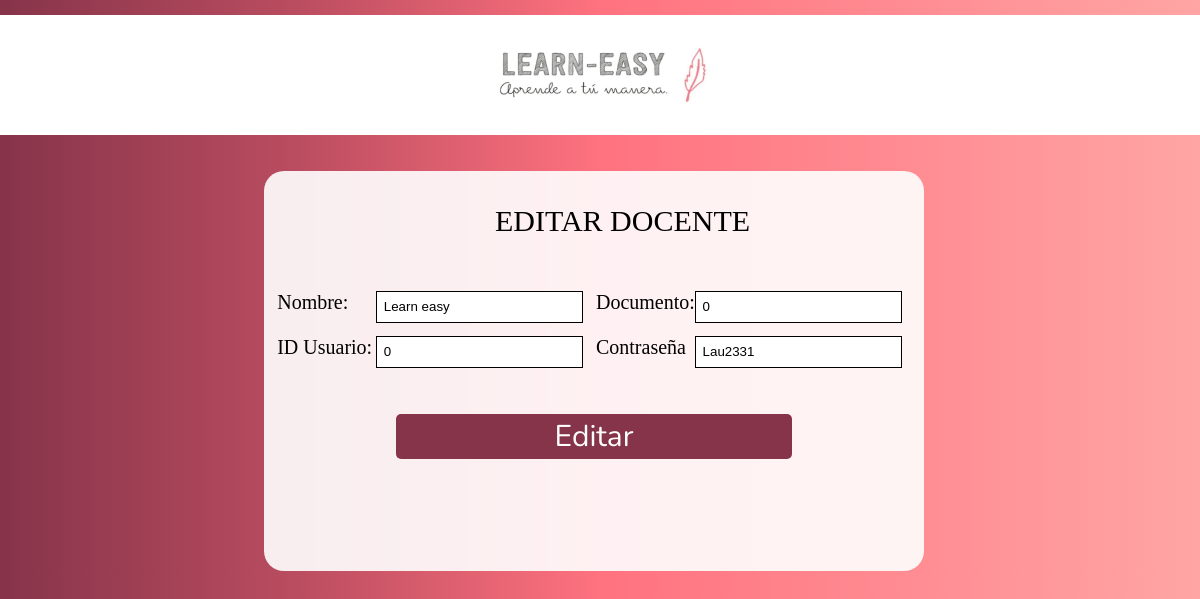
/EditDoc.php (signed in), run on the app's committed database.
### tables this page shows
CREATE TABLE `docente` (
  `IDdocente` bigint(12) NOT NULL,
  `nomb_docente` varchar(45) NOT NULL,
  `No_documento` int(11) NOT NULL,
  `IDinstitucion` int(11) NOT NULL,
  `IDusuario` bigint(12) NOT NULL,
  `Imagen` varchar(40) NOT NULL
);

CREATE TABLE `usuarios` (
  `IDusuario` bigint(12) NOT NULL,
  `Contrasena` varchar(20) NOT NULL,
  `ID_rol` int(11) NOT NULL,
  `Img` varchar(70) NOT NULL
);

### EditDoc.php (the view, shortened to what this page needs)
<?php
include 'Connect.php';
?>
<!DOCTYPE html>
<html>
<head>
	<link rel="stylesheet" type="text/css" href="estilo-login.css">
</head>
<body>
	<section>
		<div id="Cab-logo">
			<center>
			<img src="imagen/logolearn.jpeg">
		    </center>
		</div>
	<div id="Log">
		<h1 style="margin-left: 35%; font-size: 30px;">EDITAR DOCENTE</h1>
	<center>
		<?php
        $IDed= $_GET['IDedit'];
		$sql = "SELECT do.IDdocente, do.nomb_docente, do.No_documento, us.IDusuario, us.Contrasena
		FROM docente AS do
		INNER JOIN usuarios AS us ON do.IDusuario=us.IDusuario
		WHERE do.IDdocente = '$IDed'";
		$con = mysqli_query($Connect, $sql);
		while ($rows = mysqli_fetch_array($con)) {
		?>
	<form action="EdDoc.php?IDdoc=<?php echo $rows[0]; ?>" method="POST" class="Login" id="registro">
		<label class="L-Log">Nombre:</label>
		<input type="text" name="Nomb" placeholder="Nombres" class="F-Label" value="<?php echo $rows[1];?>" required>
		<label class="L-Log">Documento:</label>
		<input type="number" name="Doc" placeholder="Número de documento" class="F-Label" value="<?php echo $rows[2];?>" required>
		<label class="L-Log">ID Usuario:</label>
		<input type="text" name="ID" placeholder="IDusuario" class="F-Label" value="<?php echo $rows[3];?>" required>
		<label class="L-Log">Contraseña</label>
		<input type="text" name="Contra" placeholder="Contrasena" class="F-Label" value="<?php echo $rows[4]; ?>" required><br>
		<br>
		<br><input type="submit" name="Enviar" value="Editar" class="F-Sub"><br>
	</form>
	<?php
		}
	?>
</center>
</div>
</section>
</body>
</html>

### estilo-login.css (style rules this page uses)
* { margin: 0; padding: 0; }
body { background-image: linear-gradient(to right, #86344a 0%, #bb4d60 25%, #ff727f 50%, #ffa5a4 100%); font-family: arial, helvetica; background-size: 100% 100% no-repeat; }
#Cab-logo { width: 100%; background-color: rgb(255, 255, 255); height: 120px; margin-top: 15px; }
#Cab-logo img { width: 25%; height: 120px; }
#Log { background-color: rgba(255, 255, 255, 0.9); width: 55%; height: 400px; margin-left: 22%; margin-top: 3%; border-radius: 20px; }
#Log h1 { padding-top: 5%; font-family: verdana; font-weight: 500; font-size: 25px; margin-left: 30%; }
.Login { float: right; width: 50%; margin-right: 5%; margin-top: 8%; }
.Login .L-Log { display: block; font-size: 20px; font-family: cursive; text-align: left; }
.Login .F-Label { border: 1px solid black; outline: none; padding-left: 1%; width: 99%; height: 30px; }
.Login .F-Sub { width: 99%; margin-top: 5%; margin-bottom: 1%; height: 45px; display: inline-block; border-radius: 5px; outline: none; border: none; cursor: pointer; font-family: 'Nunito', sans-serif; text-align: center; transition: all 0.2s linear; background: rgb(133, 52, 73); color: rgb(255, 255, 255); font-size: 30px; }
#registro { float: none; width: 100%; }
#registro .L-Log { width: 15%; float: left; margin-left: 2%; }
#registro .F-Label { width: 30%; float: left; margin-bottom: 2%; }
#registro .F-Sub { width: 60%; }

### data on the page
docente: Nomb "Learn easy", Doc "0", ID "0", Contra "Lau2331"
